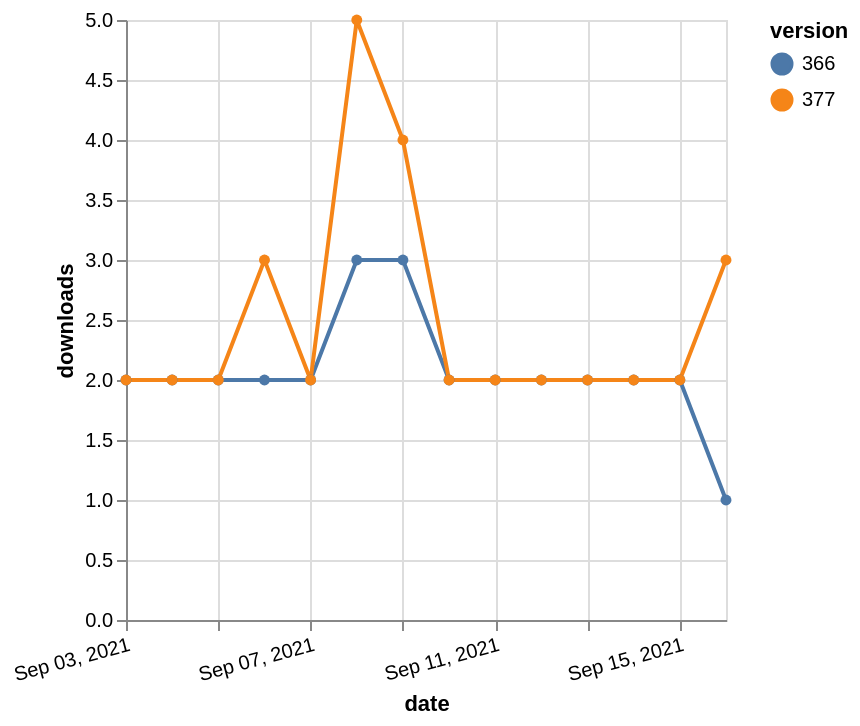

Write a Vega-Lite specification for this figure.
### Vega-Lite specification from a JSON file in a GitHub repository (floating-point values rounded to 4 significant figures)
{"$schema": "https://vega.github.io/schema/vega-lite/v5.json", "description": "A simple bar chart with embedded data.", "data": {"values": [{"date": "2021-09-03", "total": 2252, "delta": 2, "version": "366"}, {"date": "2021-09-04", "total": 2254, "delta": 2, "version": "366"}, {"date": "2021-09-05", "total": 2256, "delta": 2, "version": "366"}, {"date": "2021-09-06", "total": 2258, "delta": 2, "version": "366"}, {"date": "2021-09-07", "total": 2260, "delta": 2, "version": "366"}, {"date": "2021-09-08", "total": 2263, "delta": 3, "version": "366"}, {"date": "2021-09-09", "total": 2266, "delta": 3, "version": "366"}, {"date": "2021-09-10", "total": 2268, "delta": 2, "version": "366"}, {"date": "2021-09-11", "total": 2270, "delta": 2, "version": "366"}, {"date": "2021-09-12", "total": 2272, "delta": 2, "version": "366"}, {"date": "2021-09-13", "total": 2274, "delta": 2, "version": "366"}, {"date": "2021-09-14", "total": 2276, "delta": 2, "version": "366"}, {"date": "2021-09-15", "total": 2278, "delta": 2, "version": "366"}, {"date": "2021-09-16", "total": 2279, "delta": 1, "version": "366"}, {"date": "2021-09-03", "total": 2043, "delta": 2, "version": "377"}, {"date": "2021-09-04", "total": 2045, "delta": 2, "version": "377"}, {"date": "2021-09-05", "total": 2047, "delta": 2, "version": "377"}, {"date": "2021-09-06", "total": 2050, "delta": 3, "version": "377"}, {"date": "2021-09-07", "total": 2052, "delta": 2, "version": "377"}, {"date": "2021-09-08", "total": 2057, "delta": 5, "version": "377"}, {"date": "2021-09-09", "total": 2061, "delta": 4, "version": "377"}, {"date": "2021-09-10", "total": 2063, "delta": 2, "version": "377"}, {"date": "2021-09-11", "total": 2065, "delta": 2, "version": "377"}, {"date": "2021-09-12", "total": 2067, "delta": 2, "version": "377"}, {"date": "2021-09-13", "total": 2069, "delta": 2, "version": "377"}, {"date": "2021-09-14", "total": 2071, "delta": 2, "version": "377"}, {"date": "2021-09-15", "total": 2073, "delta": 2, "version": "377"}, {"date": "2021-09-16", "total": 2076, "delta": 3, "version": "377"}]}, "width": "container", "mark": {"type": "line", "point": {"filled": true}}, "encoding": {"x": {"field": "date", "type": "temporal", "timeUnit": "yearmonthdate", "title": "date", "axis": {"labelAngle": -15}}, "y": {"field": "delta", "type": "quantitative", "title": "downloads"}, "color": {"field": "version", "type": "nominal"}, "tooltip": {"field": "delta"}}}
